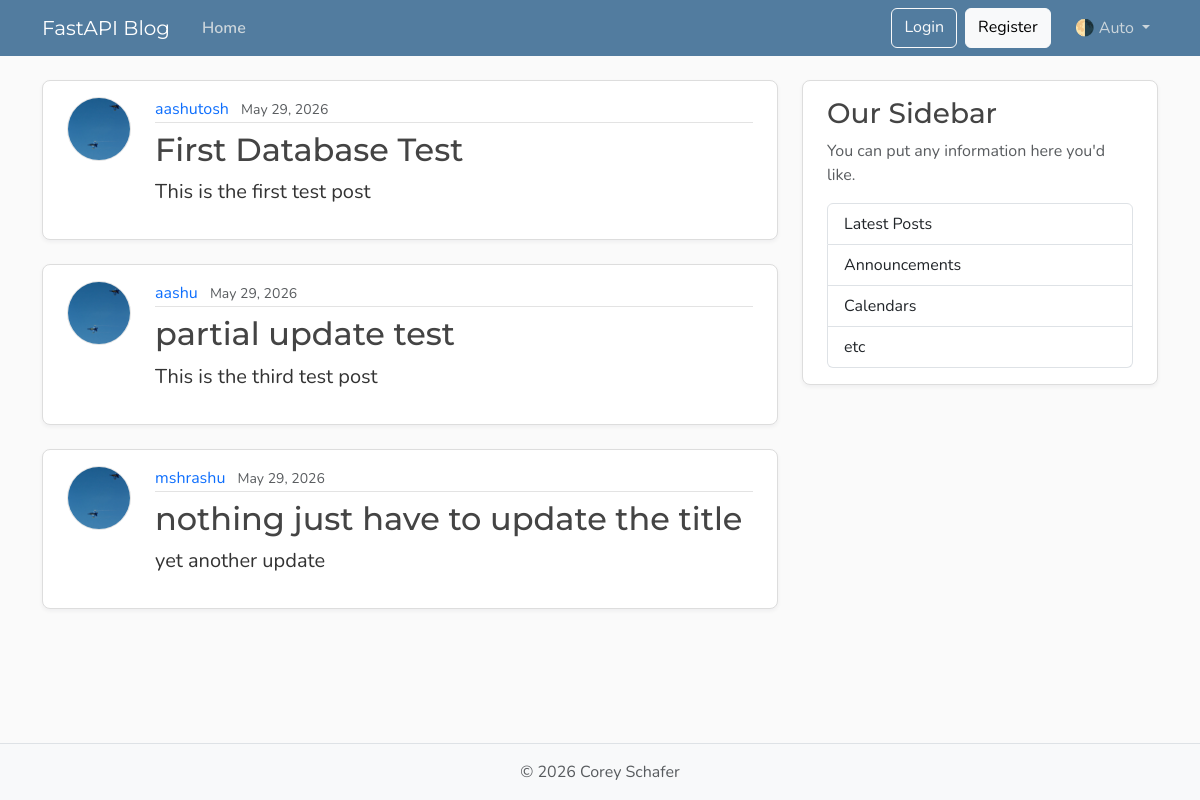
Page /posts on the earlier database version.
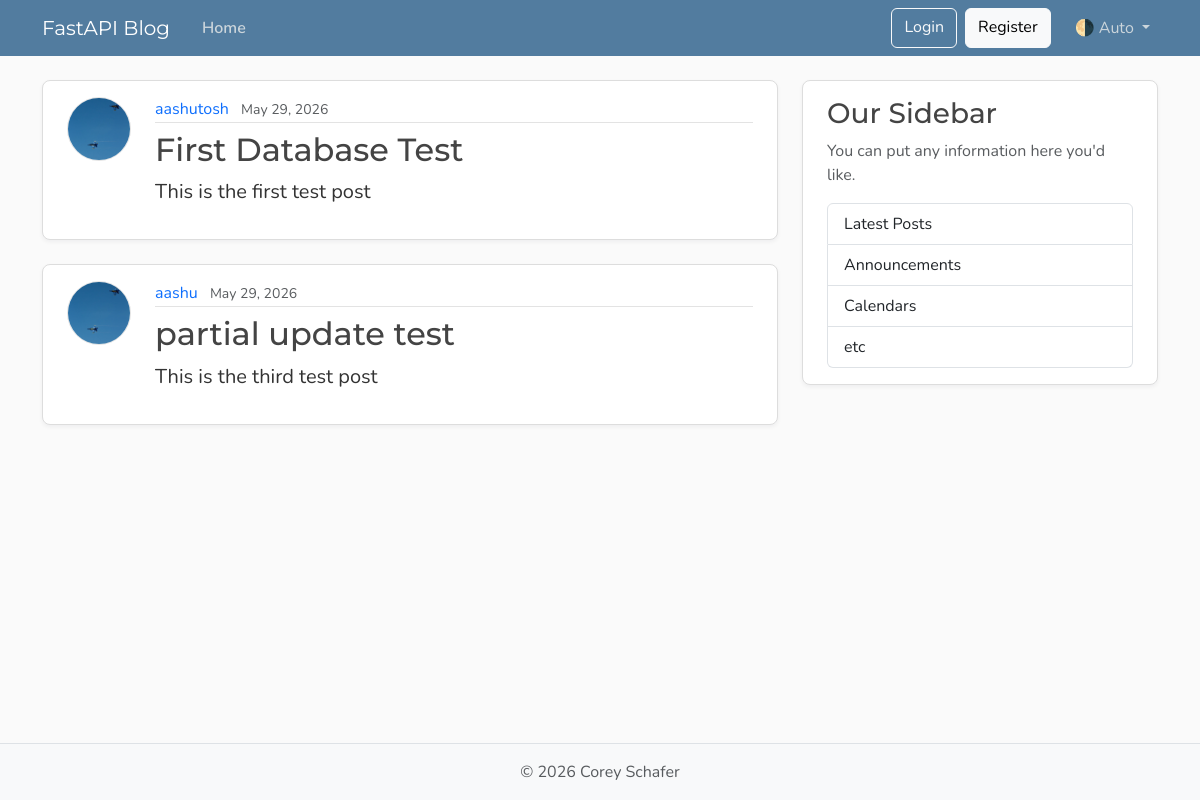
Same page on the later database version.
### models.py (models this page shows, shortened)
class Post(Base):
    __tablename__ = "posts"
    id: Mapped[int] = mapped_column(Integer, primary_key=True, index=True)
    title: Mapped[str] = mapped_column(String(100), nullable=False)
    content: Mapped[str] = mapped_column(Text, nullable=False)
    user_id: Mapped[int] = mapped_column(
        ForeignKey("users.id"), nullable=False, index=True
    )
    date_posted: Mapped[datetime] = mapped_column(
        DateTime(timezone=True), default=lambda: datetime.now(UTC)
    )
    author: Mapped[User] = relationship(back_populates="posts")

class User(Base):
    __tablename__ = "users"
    id: Mapped[int] = mapped_column(Integer, primary_key=True, index=True)
    username: Mapped[str] = mapped_column(String(50), unique=True, nullable=False)
    email: Mapped[str] = mapped_column(String(120), unique=True, nullable=False)
    image_file: Mapped[str | None] = mapped_column(
        String(200), nullable=True, default=None
    )
    posts: Mapped[list[Post]] = relationship(
        back_populates="author", cascade="all, delete-orphan"
    )

### main.py (the view)
@app.get("/", include_in_schema=False, name="home")
@app.get("/posts", include_in_schema=False, name="posts")
async def home(request: Request, db: Annotated[AsyncSession, Depends(get_db)]):
    results = await db.execute(
        select(models.Post).options(selectinload(models.Post.author))
    )  # this is called eager loading (vs lazy loading in sync ops)
    posts = results.scalars().all()  # databases rows to Python list
    return templates.TemplateResponse(
        request,
        "home.html",
        {"posts": posts, "title": "Home"},
    )

### templates/home.html
{% extends "layout.html" %}
{% block content %}
  {% for post in posts %}
    <article class="content-section py-3 px-4 mb-4">
      <div class="d-flex align-items-start gap-4">
        <img class="rounded-circle article-img flex-shrink-0"
             src="{{ post.author.image_path }}"
             alt="{{ post.author.username }}'s profile picture"
             width="64"
             height="64"
             loading="lazy">
        <div class="flex-grow-1">
          <div class="article-metadata mb-2">
            <a class="me-2"
               href="{{ url_for("user_posts", user_id=post.author.id) }}">{{ post.author.username }}</a>
            <small class="text-body-secondary">{{ post.date_posted.strftime("%B %d, %Y") }}</small>
          </div>
          <h2>
            <a class="article-title"
               href="{{ url_for("post_page", post_id=post.id) }}">{{ post.title }}</a>
          </h2>
          <p class="article-content">{{ post.content }}</p>
        </div>
      </div>
    </article>
  {% endfor %}
{% endblock content %}

Differences in the rows shown:
removed Post: author.username "mshrashu", date_posted "May 29, 2026", title "nothing just have to update the title", content "yet another update"
